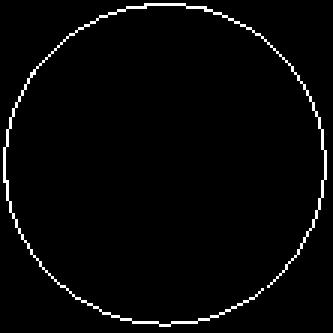
%> input picture block4/W4_task2/templates/circulo.png, 111 x 111 px (shown 3 times larger)
$ octave trail_script_task2.m   (GNU Octave 9; MATLAB toolbox functions it lacks are replaced by stand-ins)
%> lines starting %> are read from the running program, lines starting %| are printed output that depends on the picture; in (x1, y1, x2, y2) boxes, pixels count from 0 and x2, y2 are one past the last pixel; in counts of white or black regions, pixels touching at a corner belong together; the program's own positions count from 1
### block4/W4_task2/W4_task2.m
function [] = W4_task2(mask_dir,out_dir,th_input)
%> called with mask_dir = '..\block3\Results\CCL', out_dir = 'W4_task1\Results/Canny/CCL1', th_input = 0.03

%%%% Settings %%%%
if ~isdir (out_dir)
    mkdir(out_dir)
end
masks_list = dir(fullfile(mask_dir,'*.png'));
masks_list = {masks_list.name};

circle_template = imread('W4_task2/templates/circulo.png');
%> circle_template is the input picture: size 111x111x3 uint8; 2.5% white in thin lines or dots
circle_template = im2bw(circle_template);
%> circle_template: size 111x111 logical; 2.5% white in thin lines or dots
square_template = imread('W4_task2/templates/cuadrado.png');
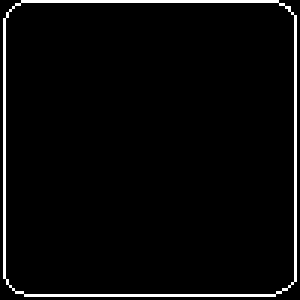
%> input picture block4/W4_task2/templates/cuadrado.png, 100 x 100 px (shown 3 times larger)
%> square_template is the input picture: size 100x100x3 uint8; 3.7% white in thin lines or dots
square_template = im2bw(square_template);
%> square_template: size 100x100 logical; 3.7% white in thin lines or dots
triangleDown_template = imread('W4_task2/templates/trianguloDown.png');
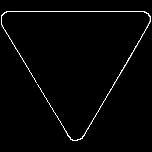
%> input picture block4/W4_task2/templates/trianguloDown.png, 152 x 152 px
%> triangleDown_template is the input picture: size 152x152x3 uint8; mean R, G, B 5.1, 5.1, 5.1
triangleDown_template = im2bw(triangleDown_template);
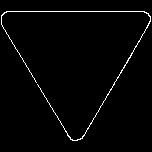
%> triangleDown_template: size 152x152 logical; 1.9% white in thin lines or dots, all inside (x1, y1, x2, y2) = (1, 11, 151, 141)
triangleUp_template = imread('W4_task2/templates/trianguloUp.png');
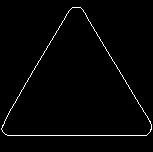
%> input picture block4/W4_task2/templates/trianguloUp.png, 153 x 152 px
%> triangleUp_template is the input picture: size 152x153x3 uint8; min 0, max 255, mean 4.5
triangleUp_template = im2bw(triangleUp_template);
%> triangleUp_template: size 152x153 logical; 1.8% white in thin lines or dots, all inside (x1, y1, x2, y2) = (1, 7, 152, 136)

algorithm = 'canny';             % Other options: sobel, prewitt, roberts, log, zerocross
threshold = 0.1;
%%%%%%%%%%%%%%%%%%

% Loop on each mask
tic
for ii = 1: length(masks_list)

   mask = (imread(strcat(mask_dir,'/',masks_list{ii})));
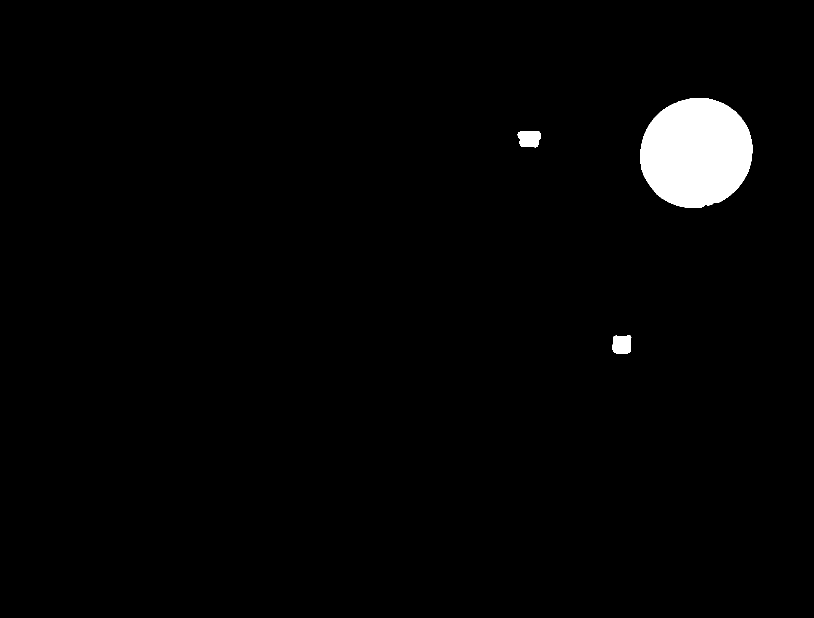
%> input picture block4/W4_task2/results/CCL/01.003074_mask.png, 1628 x 1236 px (shown at 1/2 size)
%> mask: size 1236x1628 logical; 2.1% white; 3 white regions, box (x1, y1, x2, y2) and area: (1281, 196, 1505, 416) 38793, (1035, 262, 1082, 295) 1267, (1224, 670, 1263, 708) 1250
%> the run ends on the next line
   ccl_coordinates = load(strcat(mask_dir,'/',strtok(masks_list{ii},'_'),'_mask.mat'));
   % Sometimes our masks are entirely black (no sign will be detected) and
   % sometimes they contain more than one positive detection (>1 sign?)
   count = 0;
   windowCandidates = [];
   if ~isempty(ccl_coordinates.windowCandidates)

        for c2=1:length(ccl_coordinates.windowCandidates)
           %mask_centre_x = floor(ccl_coordinates.windowCandidates(c2).x+(ccl_coordinates.windowCandidates(c2).w/2));
           %mask_centre_y = floor(ccl_coordinates.windowCandidates(c2).y+(ccl_coordinates.windowCandidates(c2).h/2));
           mask_only_edges = DetectEdges(mask, algorithm, threshold);
           y1=floor(ccl_coordinates.windowCandidates(c2).y);
           y2=floor(ccl_coordinates.windowCandidates(c2).y+ccl_coordinates.windowCandidates(c2).h);
           x1=floor(ccl_coordinates.windowCandidates(c2).x);
           x2=floor(ccl_coordinates.windowCandidates(c2).x+ccl_coordinates.windowCandidates(c2).w);
           % Sometimes the initial x and y are 0 (inde out of matrix error)
           % so assign 1 to them.
           if x1==0
               x1=1;
           end
           if y1==0
               y1=1;
           end
           cropped_sign = mask_only_edges(y1:y2,x1:x2);
           sum = computeSum(cropped_sign, circle_template, square_template, triangleUp_template, triangleDown_template);
           [M,index] = min(sum);
           % normalizing
           M = M/numel(cropped_sign);
           if M<th_input
           if index == 1
               disp('It is a circle');
           elseif index == 2
               disp('It is a square');
           elseif index == 3
               disp('It is a triangleUp');
           elseif index == 4
               disp('It is a triangleDown');
           end
           count = count+1;
           windowCandidates = [windowCandidates;ccl_coordinates.windowCandidates(c2)];
           signtype{count} = index;


           end
        end
           % Edges computed by canny, gradient magnitude or others.
           % on gray level image or contours from binary mask
           %CalculateEdges(g_img,bw_img);   % Compare different algorithms
   end
   %Model learning of edges (hand crafted, average or other)
   %CalculateManualEdges(g_img);

   % Distance transform of test image
   %DistanceTransform(g_img,bw_img); %DONE

   % chamfer distance to classify
   %ChamferDistance(g_img);

%   Template Matching (chamfer)
%    Given:
%     • binary image, B, of edge and local feature locations
%     • binary “edge template”, T, ofshape we want to match
%
%    Let D be an array s.t. D(i,j) is the distance to the nearest “1” in B. This array is
%    called the distance transform (DT) of B --> Matlab: bwdist()
%
%    Goal: Find placement of T in D that minimizes the sum, M, of the DT
%    multiplied by the pixel values in T
%     – if T is an exact match to B at location (i,j) then M(i,j) = 0
%     – if the edges in B are slightly displaced from their ideal locations in T, we still get
%     a good match using the distance transform technique
%

      if count==0
        windowCandidates = [];
        signtype = {};
        mask_out  = false(size(mask));
        %disp([all_masks{ii},' No shape were found']);
    else
    [ mask_out ] = mask_bbox( mask,windowCandidates );
      end
    file_name = [masks_list{ii}(1:9),'_mask.png'];
    imwrite(mask_out,fullfile(out_dir,file_name));
    save(fullfile(out_dir,[file_name(1:end-3),'mat']),'windowCandidates','signtype');
end
toc
end

### block4/W4_task2/trail_script_task2.m
% script test run for task 2
% =====================================================
%
%
%   IF YOU RUN THIS SCRIPT MOE IT ONE FOLDER UP
%   ...\team2\block4
%   ITS MAKES AN ROC TO DETECT THE THRESHOLD FOR TASK 1
%
%
% =====================================================
clear all

ccl_masks = '..\block3\Results\CCL';
slw_masks = '..\block3\Results\Sliding_window';
out_dir = 'W4_task1\Results';
addpath('..\evaluation');
addpath(genpath(fileparts(mfilename('fullpath'))));
addpath(genpath('..\block3'));
provided_masks_dir = '..\train\mask';
annotation_dir = '..\train\gt';
plot_flag = 0;
models_path = 'W4_task1\grey_scale_models.mat';
% Method - MAE
%==============
% For CCL
th = [0.03:0.03:1];
for ii = 1:length(th)
    current_out_dir = fullfile(out_dir,'Canny',['CCL',num2str(ii)]);
    W4_task2(ccl_masks,current_out_dir,th(ii));
